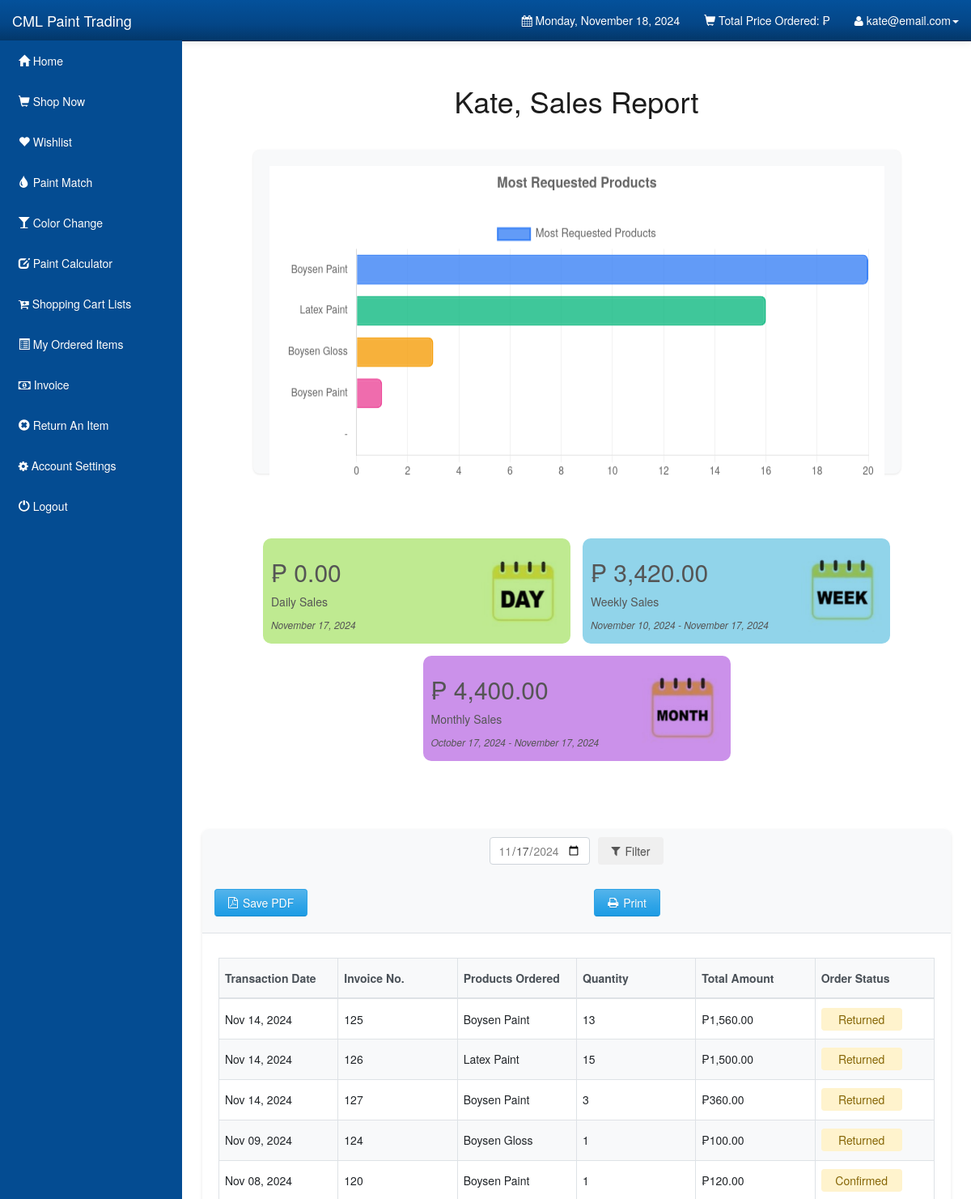
Page /Customers/salesreport.php (signed in, upper part) on the earlier database version.
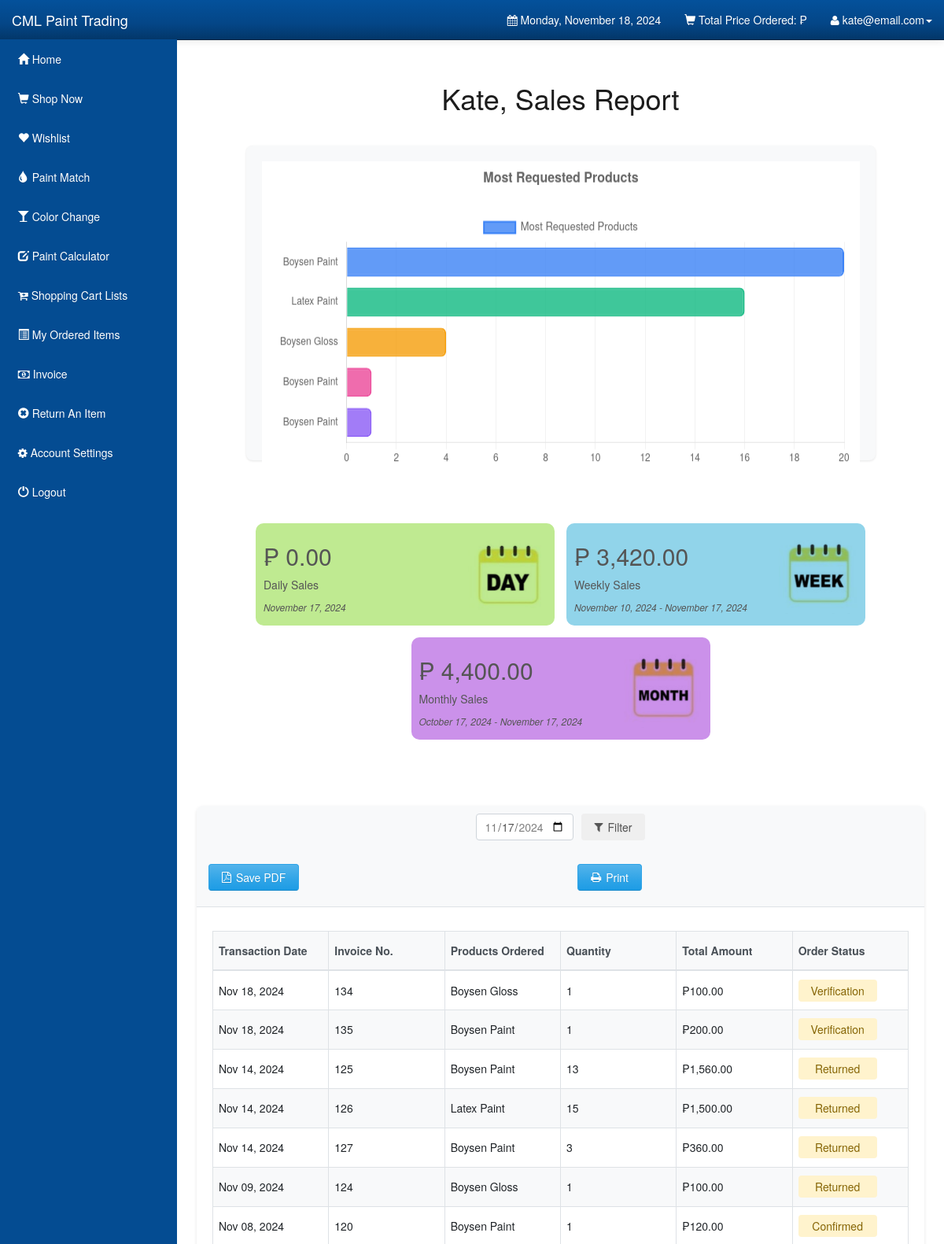
Same page on the later database version.
### tables this page shows
CREATE TABLE `users` (
  `user_id` int(11) NOT NULL,
  `user_email` varchar(1000) NOT NULL,
  `user_password` varchar(1000) NOT NULL,
  `user_firstname` varchar(1000) NOT NULL,
  `user_lastname` varchar(1000) NOT NULL,
  `user_address` varchar(1000) NOT NULL,
  `user_mobile` varchar(255) NOT NULL,
  `type` enum('Admin','Customer','Cashier') DEFAULT NULL
);

CREATE TABLE `orderdetails` (
  `order_id` int(10) UNSIGNED NOT NULL,
  `user_id` int(11) NOT NULL DEFAULT 0,
  `order_name` varchar(1000) NOT NULL DEFAULT '',
  `order_price` double NOT NULL DEFAULT 0,
  `order_quantity` int(10) UNSIGNED NOT NULL DEFAULT 0,
  `order_total` double NOT NULL DEFAULT 0,
  `order_status` varchar(45) NOT NULL DEFAULT '',
  `order_date` date DEFAULT NULL,
  `order_pick_up` datetime(6) DEFAULT NULL,
  `order_pick_place` enum('Quezon City','Caloocan','Valenzuela','San Jose de Monte') DEFAULT NULL,
  `gl` enum('Gallon','Liter') DEFAULT NULL,
  `payment_id` int(11) DEFAULT NULL,
  `product_id` int(11) DEFAULT NULL
);

### Customers/salesreport.php (the view, shortened to what the rows shown need)
<?php
require_once 'config.php';
extract($_SESSION);
$stmt_edit = $DB_con->prepare('SELECT * FROM users WHERE user_email = :user_email');
$stmt_edit->execute(array(':user_email' => $user_email));
$edit_row = $stmt_edit->fetch(PDO::FETCH_ASSOC);
if ($edit_row) {
    extract($edit_row);
}
?>
<!DOCTYPE html>
<html lang="en">
<head>
    <link rel="stylesheet" type="text/css" href="bootstrap/css/bootstrap.min.css" />
    <link rel="stylesheet" type="text/css" href="font-awesome/css/font-awesome.min.css" />
    <link rel="stylesheet" type="text/css" href="css/local.css" />
    <link rel="stylesheet" type="text/css" href="../Admin/css/salesreport.css" />
    <link rel="stylesheet" href="https://cdn.jsdelivr.net/npm/sweetalert2@11/dist/sweetalert2.min.css">
</head>
<body>
    <div id="wrapper">
        <?php require_once "navigation.php" ?>
        <div id="page-wrapper">
            <div class="sales-report-container">
                <h1><?php echo $_SESSION['user_firstname'] ?>, Sales Report</h1>
                <div id="analyticReports">
                    <div class="sales-report-content">
                        <?php
                            $current_user_id = $_SESSION['user_id'];
                            $end_date = isset($_GET['end_date']) ? $_GET['end_date'] : date('Y-m-d');
                            $start_date = isset($_GET['start_date']) ? $_GET['start_date'] : date('Y-m-d', strtotime('@0'));
                            $start_date_weekly = date('Y-m-d', strtotime($end_date . '-7 days'));
                            $start_date_monthly = date('Y-m-d', strtotime($end_date . '-1 months'));
                            $date_filter = " AND (DATE(order_date) BETWEEN '{$start_date}' AND '{$end_date}')";
                            $stmt_daily = $DB_con->prepare(
                                'SELECT SUM(order_total) as daily_sales, DATE(order_date) as date
                                FROM orderdetails
                                    LEFT JOIN paymentform ON orderdetails.payment_id = paymentform.id
                                WHERE DATE(order_date) = ? AND user_id = ? ' . $date_filter
                            );
                            $stmt_daily->execute([$end_date, $current_user_id]);
                            $daily = $stmt_daily->fetch(PDO::FETCH_ASSOC);
                            $dailySales = $daily['daily_sales'] ?? 0;
                            $stmt_weekly = $DB_con->prepare(
                                'SELECT SUM(order_total) as weekly_sales
                                 FROM orderdetails
                                    LEFT JOIN paymentform ON orderdetails.payment_id = paymentform.id
                                 WHERE (DATE(order_date) BETWEEN ? AND ?) AND user_id = ? ' . $date_filter
                            );
                            $stmt_weekly->execute([$start_date_weekly, $end_date, $current_user_id]);
                            $weekly = $stmt_weekly->fetch(PDO::FETCH_ASSOC);
                            $weeklySales = $weekly['weekly_sales'] ?? 0;
                            $stmt_monthly = $DB_con->prepare(
                                'SELECT SUM(order_total) as monthly_sales
                                 FROM orderdetails
                                    LEFT JOIN paymentform ON orderdetails.payment_id = paymentform.id
                                 WHERE (DATE(order_date) BETWEEN ? AND ?) AND user_id = ? ' . $date_filter
                            );
                            $stmt_monthly->execute([$start_date_monthly, $end_date, $current_user_id]);
                            $monthly = $stmt_monthly->fetch(PDO::FETCH_ASSOC);
                            $monthlySales = $monthly['monthly_sales'] ?? 0;
                        ?>
                        <div class="sales-report-item" data-toggle="modal" data-target="#dailySales">
                            <div>
                                <h2>&#8369 <?php echo number_format($dailySales, 2); ?></h2>
                            </div>
                        </div>
                        <div class="sales-report-item" data-toggle="modal" data-target="#weeklySales">
                            <div>
                                <h2>&#8369 <?php echo number_format($weeklySales, 2); ?></h2>
                            </div>
                        </div>
                        <div class="sales-report-item" data-toggle="modal" data-target="#monthlySales">
                            <div>
                                <h2>&#8369 <?php echo number_format($monthlySales, 2); ?></h2>
                            </div>
                        </div>
                    </div>
                </div>
                <div class="sales-report-transactions">
                    <div class="transactions-table">
                        <table>
                            <thead>
                                <tr>
                                    <th>Transaction Date</th>
                                    <th>Invoice No.</th>
                                    <th>Products Ordered</th>
                                    <th>Quantity</th>
                                    <th>Total Amount</th>
                                    <th>Order Status</th>
                                </tr>
                            </thead>
                            <tbody class="table-striped">
                                <?php
                                $stmt = $DB_con->prepare('
                                    SELECT
                                        orderdetails.*
                                    FROM orderdetails
                                    WHERE orderdetails.user_id = :current_user
                                    ORDER BY orderdetails.order_date DESC
                                ');
                                $stmt->bindParam(':current_user', $current_user_id, PDO::PARAM_INT);
                                $stmt->execute();
                                if ($stmt->rowCount() > 0) {
                                    while ($row = $stmt->fetch(PDO::FETCH_ASSOC)) {
                                        $orderDate = date('M d, Y', strtotime($row['order_date']));
                                        $statusClass = strtolower($row['order_status']) == 'completed' ? 'status-completed' :
                                                     (strtolower($row['order_status']) == 'cancelled' ? 'status-cancelled' : 'status-pending');
                                        ?>
                                        <tr>
                                            <td><?php echo htmlspecialchars($orderDate); ?></td>
                                            <td><?php echo htmlspecialchars($row['order_id']); ?></td>
                                            <td><?php echo htmlspecialchars($row['order_name']); ?></td>
                                            <td><?php echo htmlspecialchars($row['order_quantity']); ?></td>
                                            <td>₱<?php echo number_format($row['order_total'], 2); ?></td>
                                            <td><span class="order-status <?php echo $statusClass; ?>"><?php echo htmlspecialchars($row['order_status']); ?></span></td>
                                        </tr>
                                        <?php
                                    }
                                } else {
                                    ?>
                                    <tr>
                                        <td colspan="6" style="text-align: center;">No transactions found.</td>
                                    </tr>
                                    <?php
                                }
                                ?>
                            </tbody>
                        </table>
                    </div>
                </div>
            </div>
        </div>
        <br />
        <br />
    </div>
</body>
</html>

### Customers/navigation.php (shortened to what the rows shown need)
<nav class="navbar navbar-inverse navbar-fixed-top" role="navigation">
    <div class="collapse navbar-collapse navbar-ex1-collapse">
        <ul class="nav navbar-nav navbar-right navbar-user">
            <li class="dropdown user-dropdown">
                <a href="#" class="dropdown-toggle" data-toggle="dropdown"><i class="fa fa-user"></i> <?php echo $user_email; ?><b class="caret"></b></a>
            </li>
        </ul>
    </div>
</nav>

Differences in the rows shown:
added orderdetails: order_date "Nov 18, 2024", order_id "134", order_name "Boysen Gloss", order_quantity "1", order_total "100.00", order_status "Verification"
added orderdetails: order_date "Nov 18, 2024", order_id "135", order_name "Boysen Paint", order_quantity "1", order_total "200.00", order_status "Verification"
Other differences:
chart data {{ json_encode($top_requested_product) }}: ["Boysen Paint","Latex Paint","Boysen Gloss","Boysen Paint","-"] → ["Boysen Paint","Latex Paint","Boysen Gloss","Boysen Paint","Boysen Paint"]
chart data {{ json_encode($top_requested_product_qty) }}: ["20","16","3","1",0] → ["20","16","4","1","1"]
